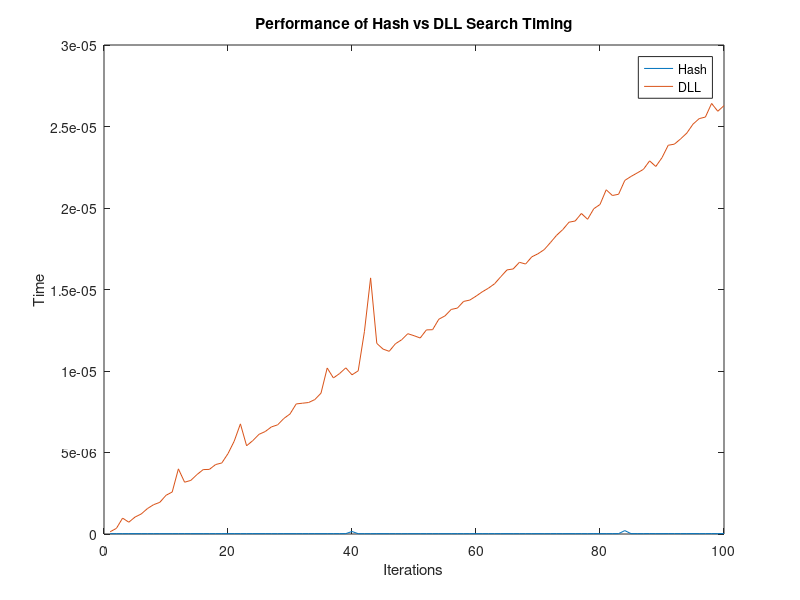

Write the MATLAB code that produced this figure.
clc 
close all 
clear all

Hash = csvread('insert_search_performance_hash_dataSetA.csv');
DLL = csvread('insert_search_performance_doubly_ll_dataSetA.csv');
col1 = Hash(3, :);
col2 = DLL(2, :);
x = 1:1:100;
plot(x, col1)
hold on
plot(x, col2)
xlabel('Iterations');
ylabel('Time');
title('Performance of Hash vs DLL Search Timing');
legend('Hash', 'DLL');